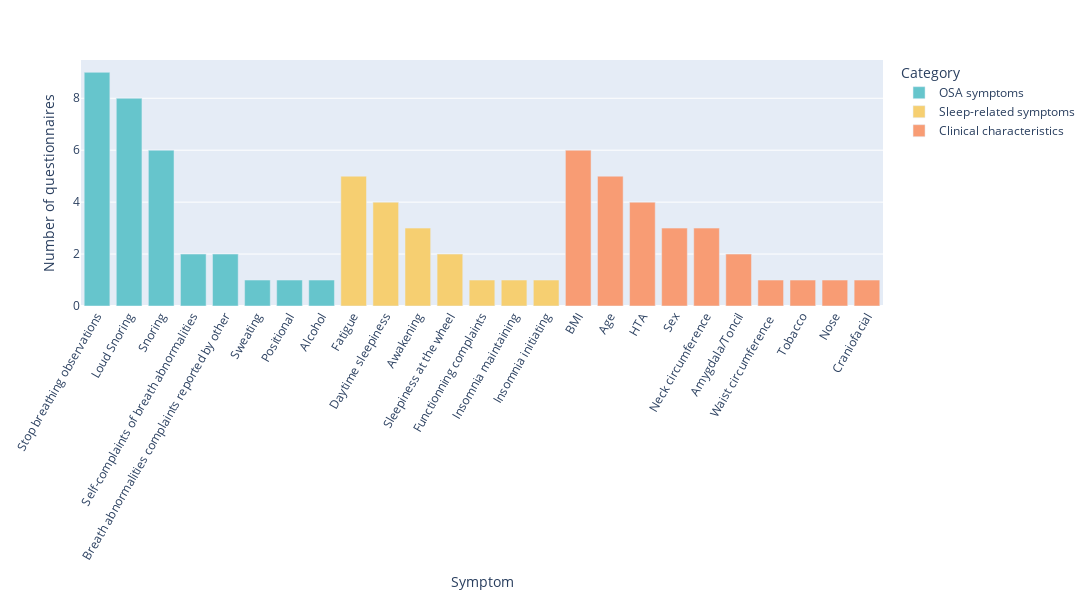

Source (notebook cell):
### Markdown cell above
### Sorted by category

### Code cell
if df.shape[0] != df['Category'].isnull().sum() : 
    color = 'Category'
else : 
    color = "sum_symptoms"
fig = px.bar(df_questionnaires.sort_values(by=['sum_symptoms','Ab'],ascending = [False,True]),
             x='Symptom',
             y='sum_symptoms',
             color=color,
             labels={'sum_symptoms':'Number of questionnaires'},
             color_discrete_sequence =  px.colors.qualitative.Pastel, # more color palettes available here : https://plotly.com/python/builtin-colors
             category_orders = {'Category':df_questionnaires.sort_values(by='Ab').Category.unique()}
            )
fig.update_layout(xaxis_tickangle=-60,autosize=False, width=1500, height=600)
#fig.write_image("figure2_histogram_2.pdf")
fig.show()

### Figure 1 — Plotly figure (JSON) as saved in the notebook; plotly's stock layout.template omitted (floating-point values rounded to 4 significant figures)
{"data": [{"alignmentgroup": "True", "hovertemplate": "Category=OSA symptoms<br>Symptom=%{x}<br>Number of questionnaires=%{y}<extra></extra>", "legendgroup": "OSA symptoms", "marker": {"color": "rgb(102, 197, 204)", "pattern": {"shape": ""}}, "name": "OSA symptoms", "offsetgroup": "OSA symptoms", "orientation": "v", "showlegend": true, "textposition": "auto", "type": "bar", "x": ["Stop breathing observations", "Loud Snoring", "Snoring", "Self-complaints of breath abnormalities", "Breath abnormalities complaints reported by other", "Sweating", "Positional", "Alcohol"], "xaxis": "x", "y": [9, 8, 6, 2, 2, 1, 1, 1], "yaxis": "y"}, {"alignmentgroup": "True", "hovertemplate": "Category=Sleep-related symptoms<br>Symptom=%{x}<br>Number of questionnaires=%{y}<extra></extra>", "legendgroup": "Sleep-related symptoms", "marker": {"color": "rgb(246, 207, 113)", "pattern": {"shape": ""}}, "name": "Sleep-related symptoms", "offsetgroup": "Sleep-related symptoms", "orientation": "v", "showlegend": true, "textposition": "auto", "type": "bar", "x": ["Fatigue", "Daytime sleepiness", "Awakening", "Sleepiness at the wheel", "Functionning complaints", "Insomnia maintaining", "Insomnia initiating"], "xaxis": "x", "y": [5, 4, 3, 2, 1, 1, 1], "yaxis": "y"}, {"alignmentgroup": "True", "hovertemplate": "Category=Clinical characteristics<br>Symptom=%{x}<br>Number of questionnaires=%{y}<extra></extra>", "legendgroup": "Clinical characteristics", "marker": {"color": "rgb(248, 156, 116)", "pattern": {"shape": ""}}, "name": "Clinical characteristics", "offsetgroup": "Clinical characteristics", "orientation": "v", "showlegend": true, "textposition": "auto", "type": "bar", "x": ["BMI", "Age", "HTA", "Sex", "Neck circumference", "Amygdala/Toncil", "Waist circumference ", "Tobacco", "Nose", "Craniofacial"], "xaxis": "x", "y": [6, 5, 4, 3, 3, 2, 1, 1, 1, 1], "yaxis": "y"}], "layout": {"autosize": false, "barmode": "relative", "height": 600, "legend": {"title": {"text": "Category"}, "tracegroupgap": 0}, "margin": {"t": 60}, "width": 1500, "xaxis": {"anchor": "y", "domain": [0, 1], "tickangle": -60, "title": {"text": "Symptom"}}, "yaxis": {"anchor": "x", "domain": [0, 1], "title": {"text": "Number of questionnaires"}}}}
